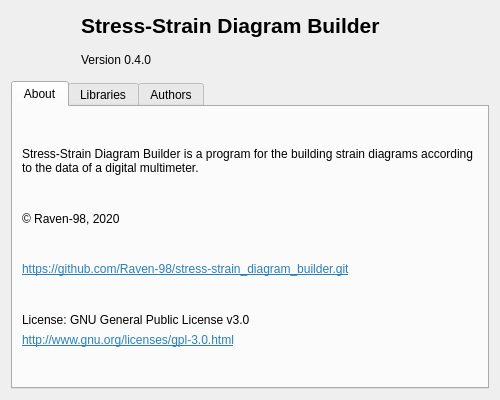
<?xml version="1.0" encoding="UTF-8"?>
<ui version="4.0">
 <class>InfoProgram</class>
 <widget class="QDialog" name="InfoProgram">
  <property name="geometry">
   <rect>
    <x>0</x>
    <y>0</y>
    <width>500</width>
    <height>400</height>
   </rect>
  </property>
  <property name="windowTitle">
   <string>About</string>
  </property>
  <property name="locale">
   <locale language="Russian" country="Ukraine"/>
  </property>
  <layout class="QGridLayout" name="gridLayout">
   <item row="0" column="0">
    <layout class="QHBoxLayout" name="horizontalLayout">
     <property name="spacing">
      <number>6</number>
     </property>
     <item>
      <widget class="QLabel" name="label_icon">
       <property name="minimumSize">
        <size>
         <width>64</width>
         <height>64</height>
        </size>
       </property>
       <property name="maximumSize">
        <size>
         <width>64</width>
         <height>64</height>
        </size>
       </property>
       <property name="text">
        <string>&lt;html&gt;&lt;head/&gt;&lt;body&gt;&lt;p&gt;&lt;img src=&quot;:/img/icon.png&quot;/&gt;&lt;/p&gt;&lt;/body&gt;&lt;/html&gt;</string>
       </property>
      </widget>
     </item>
     <item>
      <layout class="QVBoxLayout" name="verticalLayout">
       <item>
        <widget class="QLabel" name="label_nameProgram">
         <property name="text">
          <string>&lt;html&gt;&lt;head/&gt;&lt;body&gt;&lt;p&gt;&lt;span style=&quot; font-size:16pt; font-weight:600;&quot;&gt;Stress-Strain Diagram Builder&lt;/span&gt;&lt;/p&gt;&lt;/body&gt;&lt;/html&gt;</string>
         </property>
        </widget>
       </item>
       <item>
        <widget class="QLabel" name="label_version">
         <property name="text">
          <string>&lt;html&gt;&lt;head/&gt;&lt;body&gt;&lt;p&gt;Version 0.4.0&lt;/p&gt;&lt;/body&gt;&lt;/html&gt;</string>
         </property>
        </widget>
       </item>
      </layout>
     </item>
    </layout>
   </item>
   <item row="1" column="0">
    <widget class="QTabWidget" name="tabWidget">
     <property name="currentIndex">
      <number>0</number>
     </property>
     <widget class="QWidget" name="tab_about">
      <attribute name="title">
       <string>About</string>
      </attribute>
      <layout class="QVBoxLayout" name="verticalLayout_3">
       <item>
        <spacer name="verticalSpacer_5">
         <property name="orientation">
          <enum>Qt::Vertical</enum>
         </property>
         <property name="sizeHint" stdset="0">
          <size>
           <width>20</width>
           <height>40</height>
          </size>
         </property>
        </spacer>
       </item>
       <item>
        <widget class="QLabel" name="label_aboutProgram">
         <property name="text">
          <string>&lt;html&gt;&lt;head/&gt;&lt;body&gt;&lt;p&gt;Stress-Strain Diagram Builder is a program for the building strain diagrams according to the data of a digital multimeter.&lt;/p&gt;&lt;/body&gt;&lt;/html&gt;</string>
         </property>
         <property name="wordWrap">
          <bool>true</bool>
         </property>
        </widget>
       </item>
       <item>
        <spacer name="verticalSpacer_4">
         <property name="orientation">
          <enum>Qt::Vertical</enum>
         </property>
         <property name="sizeHint" stdset="0">
          <size>
           <width>20</width>
           <height>40</height>
          </size>
         </property>
        </spacer>
       </item>
       <item>
        <widget class="QLabel" name="label_aboutOwner">
         <property name="text">
          <string>&lt;html&gt;&lt;head/&gt;&lt;body&gt;&lt;p&gt;© Raven-98, 2020&lt;/p&gt;&lt;/body&gt;&lt;/html&gt;</string>
         </property>
        </widget>
       </item>
       <item>
        <spacer name="verticalSpacer_3">
         <property name="orientation">
          <enum>Qt::Vertical</enum>
         </property>
         <property name="sizeHint" stdset="0">
          <size>
           <width>20</width>
           <height>40</height>
          </size>
         </property>
        </spacer>
       </item>
       <item>
        <widget class="QLabel" name="label_aboutWebPage">
         <property name="text">
          <string>&lt;html&gt;&lt;head/&gt;&lt;body&gt;&lt;p&gt;&lt;a href=&quot;https://github.com/Raven-98/stress-strain_diagram_builder.git&quot;&gt;&lt;span style=&quot; text-decoration: underline; color:#2980b9;&quot;&gt;https://github.com/Raven-98/stress-strain_diagram_builder.git&lt;/span&gt;&lt;/a&gt;&lt;/p&gt;&lt;/body&gt;&lt;/html&gt;</string>
         </property>
        </widget>
       </item>
       <item>
        <spacer name="verticalSpacer_2">
         <property name="orientation">
          <enum>Qt::Vertical</enum>
         </property>
         <property name="sizeHint" stdset="0">
          <size>
           <width>20</width>
           <height>40</height>
          </size>
         </property>
        </spacer>
       </item>
       <item>
        <widget class="QLabel" name="label_aboutLicense">
         <property name="text">
          <string>&lt;html&gt;&lt;head/&gt;&lt;body&gt;&lt;p&gt;License: GNU General Public License v3.0&lt;/p&gt;</string>
         </property>
        </widget>
       </item>
       <item>
        <widget class="QLabel" name="label_aboutLicenseWebPage">
         <property name="text">
          <string>&lt;p&gt;&lt;a href=&quot;http://www.gnu.org/licenses/gpl-3.0.html&quot;&gt;&lt;span style=&quot; text-decoration: underline; color:#2980b9;&quot;&gt;http://www.gnu.org/licenses/gpl-3.0.html&lt;/span&gt;&lt;/a&gt;&lt;/p&gt;&lt;/body&gt;&lt;/html&gt;</string>
         </property>
        </widget>
       </item>
       <item>
        <spacer name="verticalSpacer">
         <property name="orientation">
          <enum>Qt::Vertical</enum>
         </property>
         <property name="sizeHint" stdset="0">
          <size>
           <width>20</width>
           <height>40</height>
          </size>
         </property>
        </spacer>
       </item>
      </layout>
     </widget>
     <widget class="QWidget" name="tab_libraries">
      <attribute name="title">
       <string>Libraries</string>
      </attribute>
      <layout class="QVBoxLayout" name="verticalLayout_6">
       <item>
        <widget class="QLabel" name="label_librarieQt">
         <property name="text">
          <string>&lt;html&gt;&lt;head/&gt;&lt;body&gt;&lt;p&gt;&lt;br/&gt;&lt;/p&gt;&lt;/body&gt;&lt;/html&gt;</string>
         </property>
        </widget>
       </item>
       <item>
        <widget class="QLabel" name="label_librarieQCPlot">
         <property name="text">
          <string>&lt;html&gt;&lt;head/&gt;&lt;body&gt;&lt;p&gt;QCustomPlot 2.0.1&lt;/p&gt;&lt;p&gt;&lt;a href=&quot;https://www.qcustomplot.com/&quot;&gt;&lt;span style=&quot; text-decoration: underline; color:#2980b9;&quot;&gt;https://www.qcustomplot.com/&lt;/span&gt;&lt;/a&gt;&lt;/p&gt;&lt;/body&gt;&lt;/html&gt;</string>
         </property>
        </widget>
       </item>
      </layout>
     </widget>
     <widget class="QWidget" name="tab_authors">
      <attribute name="title">
       <string>Authors</string>
      </attribute>
      <layout class="QVBoxLayout" name="verticalLayout_7">
       <item>
        <widget class="QLabel" name="label_Author">
         <property name="text">
          <string>&lt;html&gt;&lt;head/&gt;&lt;body&gt;&lt;p&gt;&lt;span style=&quot; font-weight:600;&quot;&gt;Raven-98&lt;/span&gt;&lt;/p&gt;&lt;p&gt;&lt;span style=&quot; font-style:italic;&quot;&gt;Developer&lt;/span&gt;&lt;/p&gt;&lt;p&gt;E-mail: &lt;a href=&quot;andriy1898k@hotmail.com&quot;&gt;&lt;span style=&quot; text-decoration: underline; color:#2980b9;&quot;&gt;andriy1898k@hotmail.com&lt;/span&gt;&lt;/a&gt;&lt;/p&gt;&lt;/body&gt;&lt;/html&gt;</string>
         </property>
        </widget>
       </item>
      </layout>
     </widget>
    </widget>
   </item>
  </layout>
 </widget>
 <resources/>
 <connections/>
</ui>
